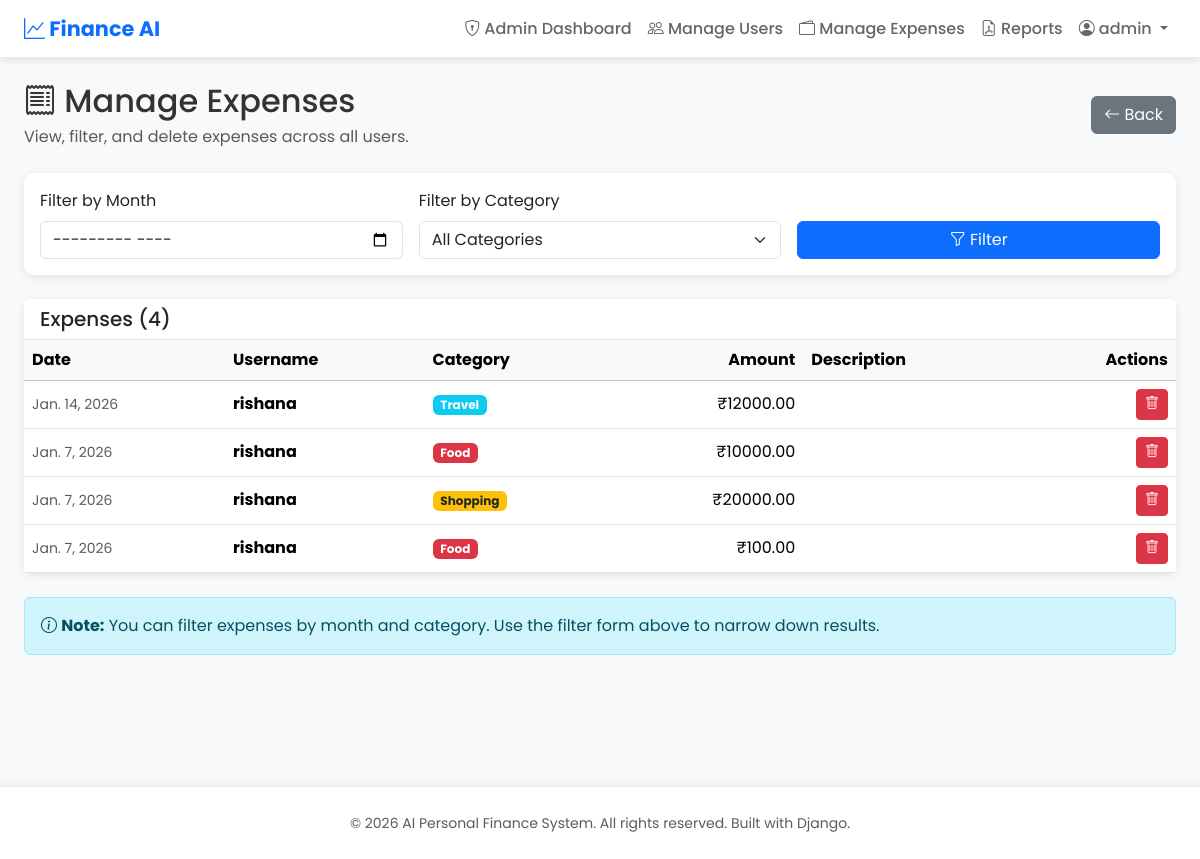
/admin-panel/expenses/ (signed in), run on the app's committed database.
### expenses/models.py (models this page shows, shortened)
class Expense(models.Model):
	CATEGORY_CHOICES = [
		('Food', 'Food'),
		('Travel', 'Travel'),
		('Shopping', 'Shopping'),
		('Bills', 'Bills'),
		('Others', 'Others'),
	]
	user = models.ForeignKey(User, on_delete=models.CASCADE, related_name='expenses')
	category = models.CharField(max_length=20, choices=CATEGORY_CHOICES)
	amount = models.FloatField()
	description = models.TextField(blank=True)
	date = models.DateField(auto_now_add=True)
	class Meta:
		ordering = ['-date', '-id']

### expenses/views_admin.py (the view, shortened to what this page needs)
@user_passes_test(is_admin, redirect_field_name=None)
def manage_expenses(request):
    if not (request.user.is_staff and request.user.is_superuser):
        return redirect('dashboard')
    expenses = Expense.objects.select_related('user').order_by('-date')
    selected_month = request.GET.get('month')
    if selected_month:
        year, month = selected_month.split('-')
        expenses = expenses.filter(date__year=int(year), date__month=int(month))
    selected_category = request.GET.get('category')
    if selected_category:
        expenses = expenses.filter(category=selected_category)
    categories = Expense.CATEGORY_CHOICES
    context = {
        'expenses': expenses,
        'categories': categories,
        'selected_month': selected_month,
        'selected_category': selected_category,
    }
    return render(request, 'admin/manage_expenses.html', context)

### expenses/views_admin.py (called while the page is built)
def is_admin(user):
    return user.is_staff and user.is_superuser

### expenses/templates/admin/manage_expenses.html (shortened to what this page needs)
{% extends 'base.html' %}
{% block content %}
<div class="d-flex justify-content-between align-items-center mb-4">
  <div>
    <h2 class="mb-1"><i class="bi bi-receipt"></i> Manage Expenses</h2>
    <p class="text-muted mb-0">View, filter, and delete expenses across all users.</p>
  </div>
  <a class="btn btn-secondary" href="{% url 'admin_dashboard' %}"><i class="bi bi-arrow-left"></i> Back</a>
</div>
<div class="card mb-4">
  <div class="card-body">
    <form method="get" class="row g-3">
      <div class="col-md-4">
        <label class="form-label fw-600">Filter by Month</label>
        <input type="month" name="month" class="form-control" value="{{ selected_month }}">
      </div>
      <div class="col-md-4">
        <label class="form-label fw-600">Filter by Category</label>
        <select name="category" class="form-select">
          <option value="">All Categories</option>
        </select>
      </div>
      <div class="col-md-4">
        <label class="form-label">&nbsp;</label>
        <button class="btn btn-primary w-100" type="submit"><i class="bi bi-funnel"></i> Filter</button>
      </div>
    </form>
  </div>
</div>
<div class="card">
  <div class="card-header bg-white border-bottom">
    <h5 class="mb-0">Expenses ({{ expenses.count }})</h5>
  </div>
  <div class="card-body p-0">
    <div class="table-responsive">
      <table class="table table-hover align-middle mb-0">
        <thead class="table-light">
          <tr>
            <th>Date</th>
            <th>Username</th>
            <th>Category</th>
            <th class="text-end">Amount</th>
            <th>Description</th>
            <th class="text-end">Actions</th>
          </tr>
        </thead>
        <tbody>
          {% for expense in expenses %}
          <tr>
            <td><small class="text-muted">{{ expense.date }}</small></td>
            <td>
              <strong>{{ expense.user.username }}</strong>
            </td>
            <td>
              <span class="badge
                {% if expense.category == 'Food' %}bg-danger
                {% elif expense.category == 'Travel' %}bg-info
                {% elif expense.category == 'Shopping' %}bg-warning text-dark
                {% elif expense.category == 'Bills' %}bg-danger
                {% else %}bg-secondary
                {% endif %}">
                {{ expense.category }}
              </span>
            </td>
            <td class="text-end fw-600">₹{{ expense.amount|floatformat:2 }}</td>
            <td><small>{{ expense.description|truncatewords:15 }}</small></td>
            <td class="text-end">
              <form method="post" class="d-inline">
                <button type="submit" name="action" value="delete" class="btn btn-sm btn-danger" onclick="return confirm('Delete this expense?');">
                  <i class="bi bi-trash"></i>
                </button>
              </form>
            </td>
          </tr>
          {% empty %}
          <tr>
            <td colspan="6" class="text-center py-4 text-muted">No expenses found.</td>
          </tr>
          {% endfor %}
        </tbody>
      </table>
    </div>
  </div>
</div>
<div class="mt-4">
  <div class="alert alert-info">
    <i class="bi bi-info-circle"></i> <strong>Note:</strong>
    You can filter expenses by month and category. Use the filter form above to narrow down results.
  </div>
</div>
{% endblock %}

### expenses/templates/base.html (shortened to what this page needs)
<!DOCTYPE html>
<html lang="en">
<head>
  <link href="https://cdn.jsdelivr.net/npm/bootstrap@5.3.3/dist/css/bootstrap.min.css" rel="stylesheet" />
  <link href="https://cdn.jsdelivr.net/npm/bootstrap-icons@1.11.1/font/bootstrap-icons.css" rel="stylesheet" />
</head>
<body>
  <nav class="navbar navbar-expand-lg sticky-top">
    <div class="container-fluid ps-4 pe-4">
      <a class="navbar-brand" href="/"><i class="bi bi-graph-up"></i> Finance AI</a>
      <div class="collapse navbar-collapse" id="navbarNav">
        <ul class="navbar-nav ms-auto">
          {% if user.is_authenticated %}
            {% if user.is_staff and user.is_superuser %}
              <li class="nav-item"><a class="nav-link active" href="/admin-panel/"><i class="bi bi-shield-lock"></i> Admin Dashboard</a></li>
              <li class="nav-item"><a class="nav-link" href="/admin-panel/users/"><i class="bi bi-people"></i> Manage Users</a></li>
              <li class="nav-item"><a class="nav-link" href="/admin-panel/expenses/"><i class="bi bi-wallet2"></i> Manage Expenses</a></li>
              <li class="nav-item"><a class="nav-link" href="/admin-panel/reports/"><i class="bi bi-file-earmark-pdf"></i> Reports</a></li>
            {% endif %}
            <li class="nav-item dropdown">
              <a class="nav-link dropdown-toggle" href="#" role="button" data-bs-toggle="dropdown" aria-expanded="false">
                <i class="bi bi-person-circle"></i> {{ user.username }}
              </a>
            </li>
          {% else %}
            <li class="nav-item"><a class="nav-link" href="/login/"><i class="bi bi-box-arrow-in-right"></i> Login</a></li>
            <li class="nav-item"><a class="btn btn-primary btn-sm ms-2" href="/register/">Sign Up</a></li>
          {% endif %}
        </ul>
      </div>
    </div>
  </nav>
  <main class="container-fluid ps-4 pe-4 py-4">
    {% block content %}{% endblock %}
  </main>
  <footer class="mt-5 py-4 text-center text-muted">
    <p class="mb-0"><small>&copy; 2026 AI Personal Finance System. All rights reserved. Built with Django.</small></p>
  </footer>
</body>
</html>

### expenses/templates/base.html (style rules this page uses)
:root { --bs-primary: #0d6efd; --bs-success: #198754; --bs-light: #f8f9fa; --color-shadow: 0 2px 8px rgba(0, 0, 0, 0.1); }
body { font-family: 'Poppins', sans-serif; background-color: #f8f9fa; color: #333; }
.navbar { background: white; box-shadow: var(--color-shadow); border-bottom: 1px solid #e9ecef; }
.navbar-brand { font-weight: 700; font-size: 1.3rem; color: #0d6efd !important; }
.nav-link { color: #666 !important; font-weight: 500; transition: color 0.2s; }
.card { border: none; box-shadow: var(--color-shadow); border-radius: 10px; }
main { min-height: 85vh; }
footer { background-color: white; border-top: 1px solid #e9ecef; box-shadow: 0 -2px 8px rgba(0, 0, 0, 0.05); }

### data on the page
Expense: date "Jan. 14, 2026", user.username "rishana", category "Travel", amount "12000.00"
Expense: date "Jan. 7, 2026", user.username "rishana", category "Food", amount "10000.00"
Expense: date "Jan. 7, 2026", user.username "rishana", category "Shopping", amount "20000.00"
Expense: date "Jan. 7, 2026", user.username "rishana", category "Food", amount "100.00"

### other printed values
{{ user.username }} "admin"
{{ expenses.count }} "4"
